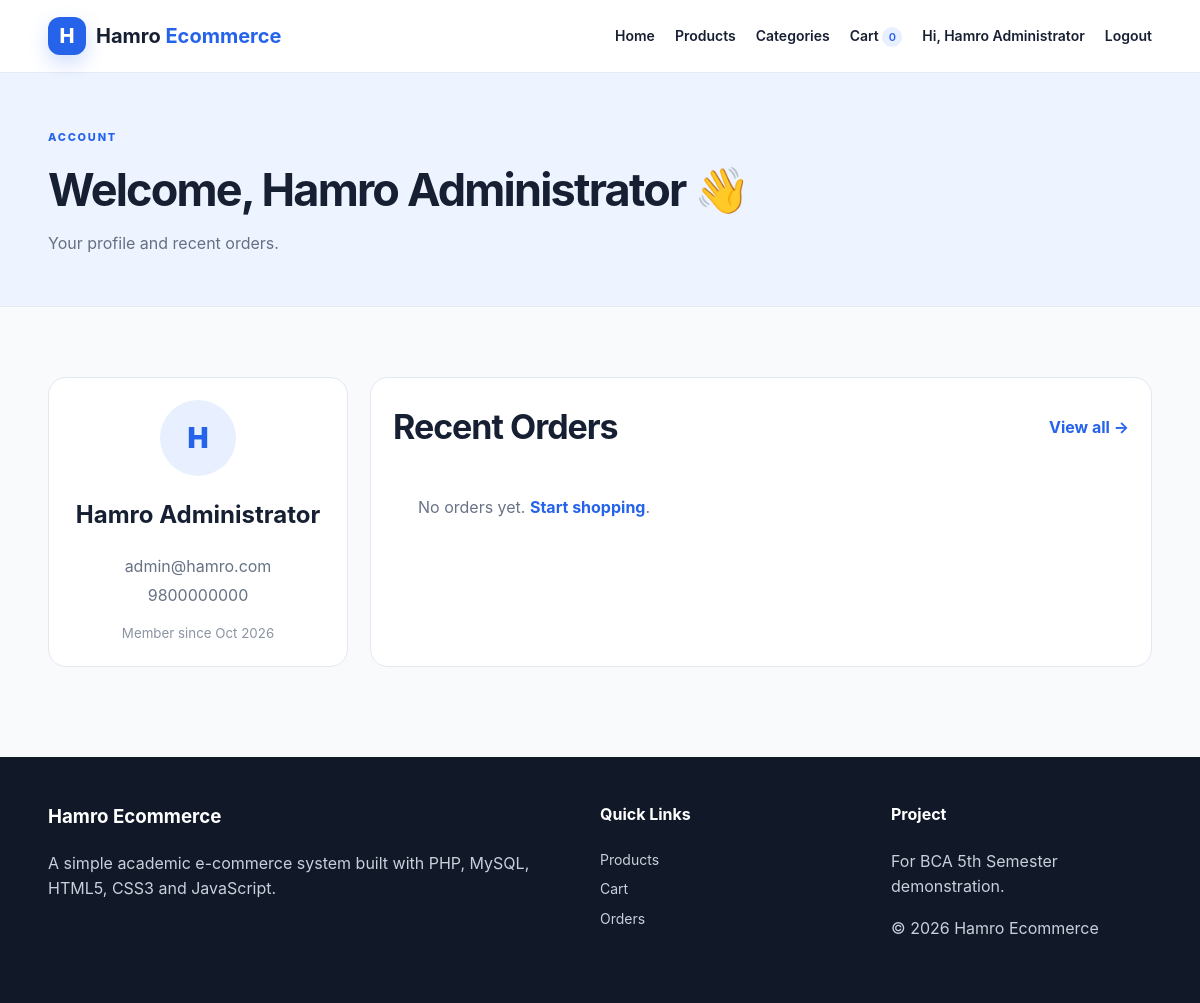
/dashboard.php (signed in), run on the app's committed database.
### tables this page shows
CREATE TABLE users (
    id INT UNSIGNED AUTO_INCREMENT PRIMARY KEY,
    name VARCHAR(100) NOT NULL,
    email VARCHAR(150) NOT NULL UNIQUE,
    phone VARCHAR(25) NOT NULL,
    password VARCHAR(255) NOT NULL,
    role ENUM('user','admin') NOT NULL DEFAULT 'user',
    created_at TIMESTAMP DEFAULT CURRENT_TIMESTAMP
);

### dashboard.php (the view, shortened to what this page needs)
<?php
require_once __DIR__ . '/includes/header.php';
$user = null; $orders = [];
if (!$db_error) {
    $stmt = $conn->prepare("SELECT id,name,email,phone,created_at FROM users WHERE id=?");
    $stmt->bind_param('i', $_SESSION['user_id']); $stmt->execute();
    $user = $stmt->get_result()->fetch_assoc(); $stmt->close();
}
?>
<section class="page-banner"><div class="container"><span class="eyebrow">ACCOUNT</span><h1>Welcome, <?= e($_SESSION['user_name']) ?> 👋</h1><p>Your profile and recent orders.</p></div></section>
<section class="section container">
    <div class="dashboard-grid">
        <div class="profile-card"><div class="avatar"><?= e(strtoupper(substr($_SESSION['user_name'],0,1))) ?></div><h2><?= e($user['name'] ?? '') ?></h2><p><?= e($user['email'] ?? '') ?></p><p><?= e($user['phone'] ?? '') ?></p><small>Member since <?= e(date('M Y', strtotime($user['created_at'] ?? 'now'))) ?></small></div>
        <div class="panel"><div class="section-heading compact"><h2>Recent Orders</h2><a href="<?= $base ?>/orders.php" class="text-link">View all →</a></div>
            <?php if (!$orders): ?><div class="empty-mini">No orders yet. <a href="<?= $base ?>/products.php">Start shopping</a>.</div><?php endif; ?>
        </div>
    </div>
</section>
<?php require_once __DIR__ . '/includes/footer.php'; ?>

### assets/css/style.css (style rules this page uses)
* { box-sizing:border-box }
html { scroll-behavior:smooth }
body { margin:0;font-family:Inter,ui-sans-serif,system-ui,-apple-system,BlinkMacSystemFont,"Segoe UI",sans-serif;color:#172033;background:#f8fafc;line-height:1.6 }
a { color:inherit;text-decoration:none }
.container { width:min(1120px,92%);margin:auto }
.eyebrow { font-size:11px;letter-spacing:.16em;font-weight:800;color:#2563eb }
.section { padding:70px 0 }
.section-heading { display:flex;align-items:end;justify-content:space-between;gap:20px;margin-bottom:26px }
.section-heading.compact { align-items:center;margin-bottom:15px }
.section-heading h1,.section-heading h2 { margin:6px 0 0;font-size:34px;letter-spacing:-.03em }
.text-link { color:#2563eb;font-weight:700 }
.page-banner { padding:50px 0;background:#eef4ff;border-bottom:1px solid #e2e9f3 }
.page-banner h1 { font-size:45px;letter-spacing:-.04em;margin:5px 0 }
.page-banner p { color:#667084;margin:0 }
.cart-list,.panel,.summary-card,.payment-card,.profile-card { background:#fff;border:1px solid #e3e8f0;border-radius:18px;padding:22px }
.summary-card h2,.panel h2 { margin-top:0 }
.dashboard-grid { display:grid;grid-template-columns:300px 1fr;gap:22px }
.profile-card { text-align:center }
.avatar { width:76px;height:76px;border-radius:50%;display:grid;place-items:center;margin:0 auto 14px;background:#e8efff;color:#2563eb;font-size:28px;font-weight:900 }
.profile-card p { margin:3px;color:#677285 }
.profile-card small { display:block;margin-top:14px;color:#8a94a3 }
.empty-mini { padding:25px;color:#697386 }
.empty-mini a { color:#2563eb;font-weight:700 }

### data on the page
users: name "Hamro Administrator", email "admin@hamro.com", phone "9800000000", created_at "Oct 2026"

### other printed values
$cart_count "0"
$_SESSION['user_name'] "Hamro Administrator"
substr($_SESSION['user_name'],0,1) "H"
